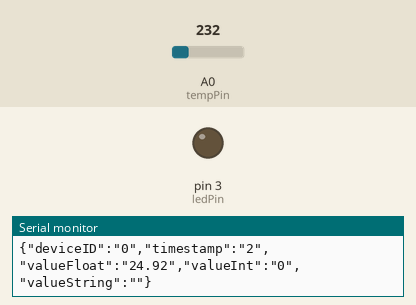
This sketch was run on a simulated Arduino Uno, built with avr-gcc and run on an emulated ATmega328P. On the bench: output pins drawn as LEDs (lit = HIGH), the last lines printed to the serial monitor. The test bench sets the inputs (shaded band); at power-on: A0 (tempPin) = 232.

Above: at 1.3 s.
1.4 s: A0 (tempPin) set to 266
2.9 s: A0 (tempPin) set to 291
At 4.2 s:
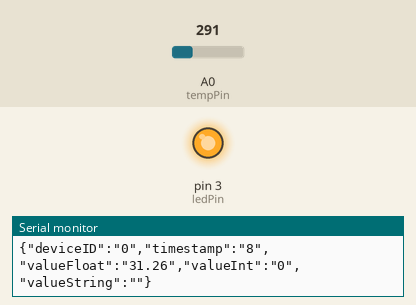
4.6 s: A0 (tempPin) set to 250
At 5.5 s:
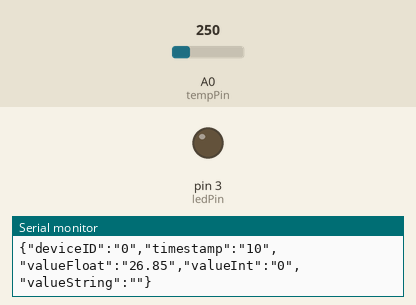
6.2 s: A0 (tempPin) set to 290
At 7.0 s:
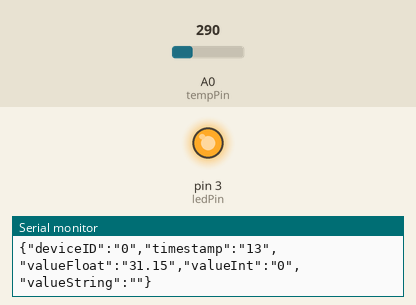
Timing chart, 0 to 8.8 s (numbered marks = the images above; inputs shaded):
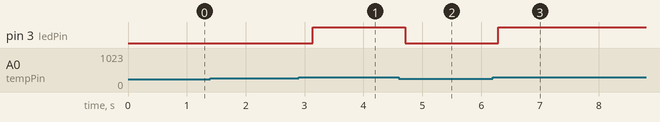

The sketch:

Temp_Sensor.ino
```cpp
int i = 0;

int ledPin = 3;
int buttonPin = 4;

int tempPin = 0;

int tempRaw;
float tempC;

void setup() {

  // set-up serial port
  Serial.begin(9600);

  // initialize pins
  pinMode(ledPin, OUTPUT);
  pinMode(buttonPin, INPUT);

  analogReference(INTERNAL);
}

void loop() {

  tempRaw = analogRead(tempPin);
  tempC = tempRaw / 9.31;

  if (tempC >= 30) {
    digitalWrite(ledPin, HIGH);
  }
  else
  {
    digitalWrite(ledPin, LOW);
  }

  String jsonValue = "";
  jsonValue += "{" ;
  jsonValue += "\"deviceID\":\"";
  jsonValue.concat(0);
  jsonValue += "\",";
  jsonValue += "\"timestamp\":\"";
  jsonValue.concat(i++);
  jsonValue += "\",";
  jsonValue += "\"valueFloat\":\"";
  jsonValue.concat(tempC);
  jsonValue += "\",";
  jsonValue += "\"valueInt\":\"";
  jsonValue.concat(0);
  jsonValue += "\",";
  jsonValue += "\"valueString\":\"";
  jsonValue += "\"";
  jsonValue += "}";

  Serial.println(jsonValue);

  // Serial.print("Temp RAW:   ");
  // Serial.println(tempRaw);
  // Serial.print("Temp Value: ");
  // Serial.println(tempC);

  delay(500);
}
```

Measured:
- the behaviour switches between 279 and 280 on A0 (tempPin) (found by bisection; images 0 and 1)
- after the input at 2.9 s, pin 3 (ledPin): LOW → HIGH after 0.24 s
- after the input at 4.6 s, pin 3 (ledPin): HIGH → LOW after 0.11 s
- after the input at 6.2 s, pin 3 (ledPin): LOW → HIGH after 0.09 s
